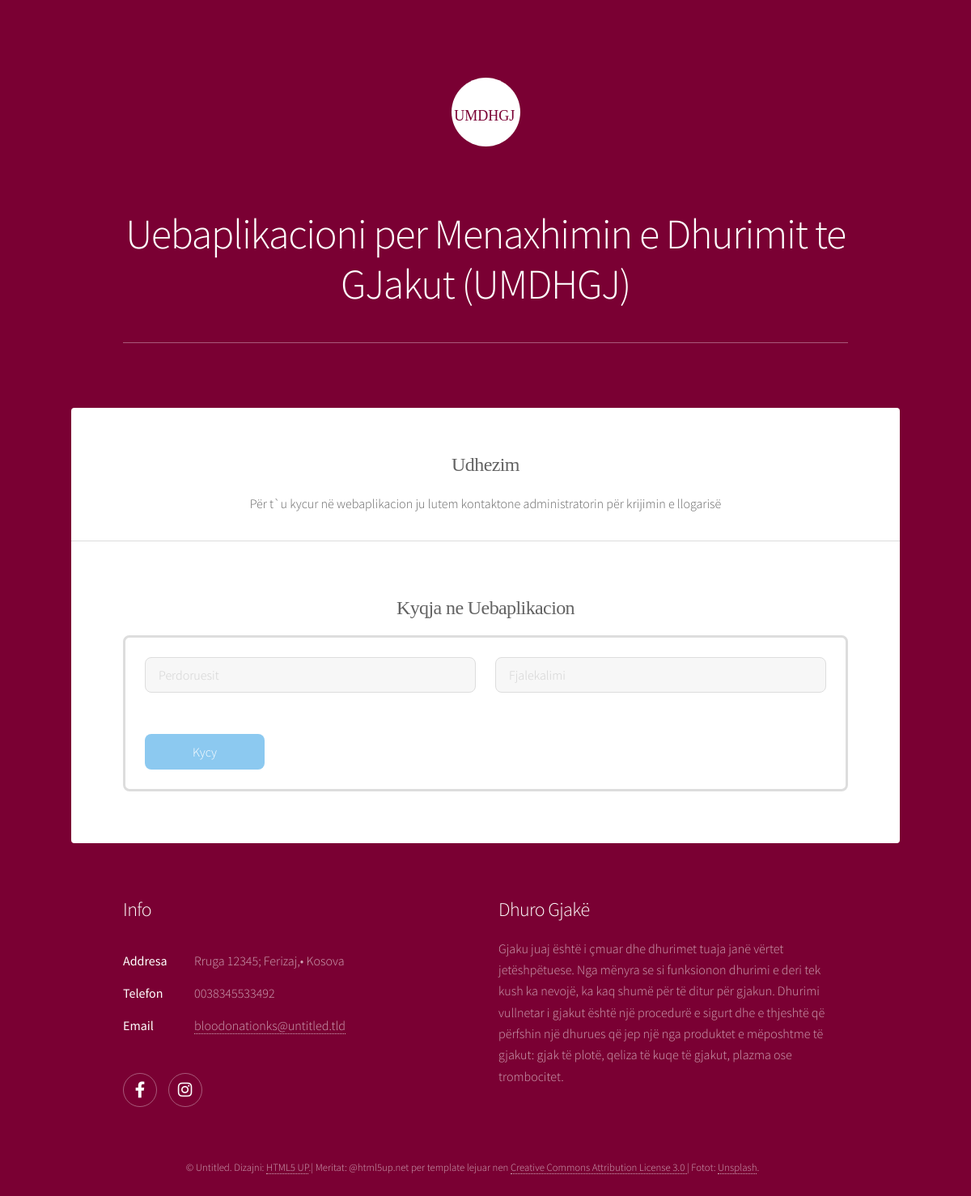
The app's page /UMDHGJ/ModuliAdministratorit/index.php with its own data.
### tables this page shows
CREATE TABLE `umdhgj_tedhenat` (
  `ID_teDhenat` int(11) NOT NULL,
  `Titulli` varchar(150) NOT NULL,
  `PershkrimiD` varchar(1000) NOT NULL,
  `Skedar` varchar(255) NOT NULL,
  `PamjaeFaqes` varchar(50) NOT NULL
);

### UMDHGJ/ModuliAdministratorit/FundiFaqes.php (the view, shortened to what this page needs)
<footer id="footer">
					<?php
            $resultati = mysqli_query($lidh_info, "CALL selektof_info()");
            while ($rreshti = mysqli_fetch_assoc($resultati)) {
              extract($rreshti);
            ?>
						<section>
							<h2><?php echo $Titulli ?></h2>
							<p><?php echo $PershkrimiD; ?>
							</p>
			<?php } ?>
									<?php
            $resultati = mysqli_query($lidh_rrs, "CALL selektof_rrs()");
            while ($rreshti = mysqli_fetch_assoc($resultati)) {
              extract($rreshti);
            ?>
							<?php echo $PershkrimiD; ?>
						</section>
			<?php } ?>
									<?php
            $resultati = mysqli_query($lidh_DHGJ, "CALL selektof_DHGJ()");
            while ($rreshti = mysqli_fetch_assoc($resultati)) {
              extract($rreshti);
            ?>
						<section>
							<h2><?php echo $Titulli ?></h2>
							<?php echo $PershkrimiD; ?>
						</section>
			<?php } ?>
												<?php
            $resultati = mysqli_query($lidh_pf, "CALL selekto_pf()");
            while ($rreshti = mysqli_fetch_assoc($resultati)) {
              extract($rreshti);
            ?>
							<p class="copyright"><?php echo $PershkrimiD; ?></p>
			<?php } ?>
					</div>

### UMDHGJ/ModuliAdministratorit/FillimiFaqes.php (shortened to what this page needs)
		<?php
          $resultati = mysqli_query($lidh_fill, "CALL selekto_fill()");
          while ($rreshti = mysqli_fetch_assoc($resultati)) {
            extract($rreshti);
          ?>
		<header id="header" class="alt">
				<span class="logo"><img src="images/<?php echo $Skedar ?>" alt="" /></span><br>
				<br><h1><?php echo $Titulli ?></h1>
				<p></p><hr>
			</header>
<?php } ?>

### records on screen
umdhgj_tedhenat: Skedar (picture), Titulli "Uebaplikacioni per Menaxhimin e Dhurimit te GJakut (UMDHGJ)"
umdhgj_tedhenat: Titulli "Info", PershkrimiD "Addresa Rruga 12345; Ferizaj,• Kosova Telefon 0038345533492 Email bloodonationks@untitled.tld"
umdhgj_tedhenat: Titulli "Dhuro Gjakë", PershkrimiD "Gjaku juaj është i çmuar dhe dhurimet tuaja janë vërtet jetëshpëtuese. Nga mënyra se si funksionon dhurimi e deri tek kush ka nevojë, ka kaq shumë për të ditur për gjakun. Dhurimi vullnetar i gjakut është një procedurë e sigurt dhe e thjeshtë që përfshin një dhurues që jep një nga produktet e mëposhtme të gjakut: gjak të plotë, qeliza të kuqe të gjakut, plazma ose trombocitet."
umdhgj_tedhenat: PershkrimiD "© Untitled. Dizajni: HTML5 UP .| Meritat: @html5up.net per template lejuar nen Creative Commons Attribution License 3.0 | Fotot: Unsplash ."
